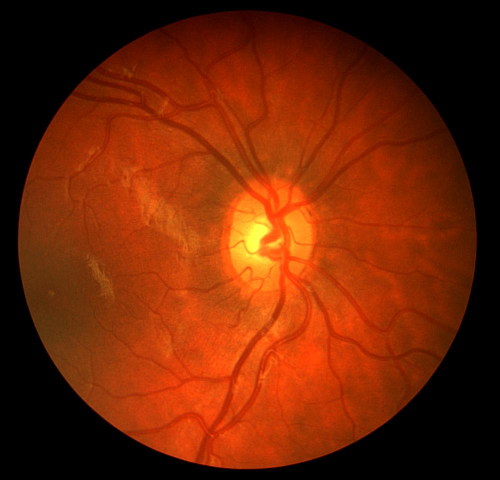
%> input picture central-system/backend/ml-pipeline/datasets/chasedb1/Image_03R.jpg, 999 x 960 px (shown at 1/2 size)
$ octave --eval "result = claheEnhance(imread('../datasets/chasedb1/Image_03R.jpg'));"   (GNU Octave 9; MATLAB toolbox functions it lacks are replaced by stand-ins)
%> lines starting %> are read from the running program, lines starting %| are printed output that depends on the picture
function outImg = claheEnhance(img, clipLimit)
% CLAHEENHANCE  Apply CLAHE to the L channel of a fundus image.
%
%   outImg = claheEnhance(img)
%   outImg = claheEnhance(img, clipLimit)
%
%   Inputs:
%     img        - HxWx3 uint8 RGB image.
%     clipLimit  - optional CLAHE clip limit in [0,1] (default 0.01).
%                  Lower values = less aggressive contrast enhancement.
%                  0.01 is conservative for fundus images — the retinal
%                  vasculature has genuine low-contrast regions that should
%                  not be over-enhanced.
%
%   Output:
%     outImg - HxWx3 uint8 RGB image, contrast-enhanced.
%
%   Why LAB and not direct RGB/greyscale CLAHE:
%     Applying CLAHE to RGB channels independently shifts hue and
%     introduces colour artefacts.  LAB separates luminance (L) from
%     chrominance (A, B), so CLAHE on L alone preserves the original
%     fundus colour — important for lesion-colour cues used by both
%     the grading CNN and the ophthalmologist reviewer.

if nargin < 2 || isempty(clipLimit)
    clipLimit = 0.01;
end

% Step 1 — convert to LAB colour space
labImg = rgb2lab(img);
%> labImg: size 960x999x3 double; mean of channels 1, 2, 3 26.6, 29.5, 32.5

% Step 2 — extract L channel and normalise to [0,1] for adapthisteq
%   LAB L channel range is [0, 100]; adapthisteq expects [0,1].
L = labImg(:,:,1) / 100;
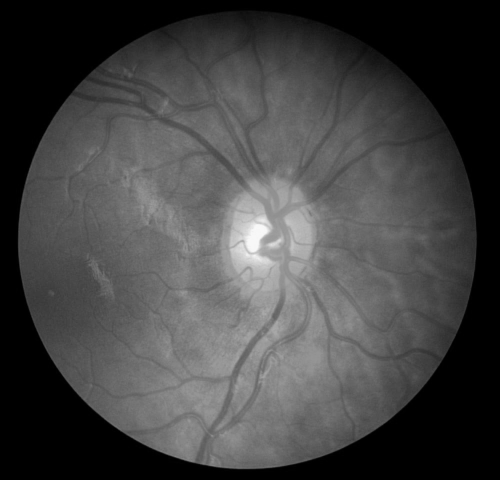
%> L: size 960x999 double (shown at 1/2 size); min 0, max 0.974, mean 0.266

% Step 3 — CLAHE on L channel only
L_enhanced = adapthisteq(L, 'ClipLimit', clipLimit);
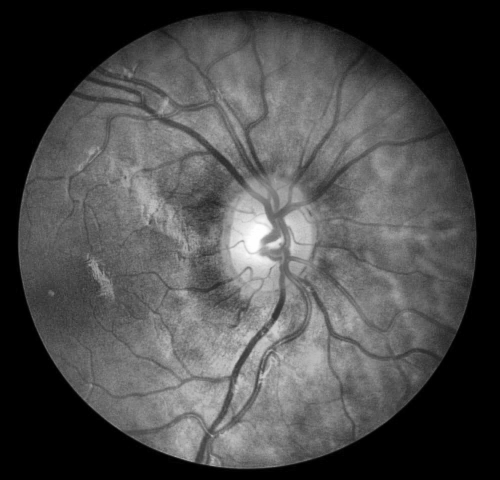
%> L_enhanced: size 960x999 double (shown at 1/2 size); min 0, max 1, mean 0.297

% Step 4 — put enhanced L back and convert to RGB
labImg(:,:,1) = L_enhanced * 100;
%> labImg: size 960x999x3 double; mean of channels 1, 2, 3 29.7, 29.5, 32.5
outImg = lab2rgb(labImg);
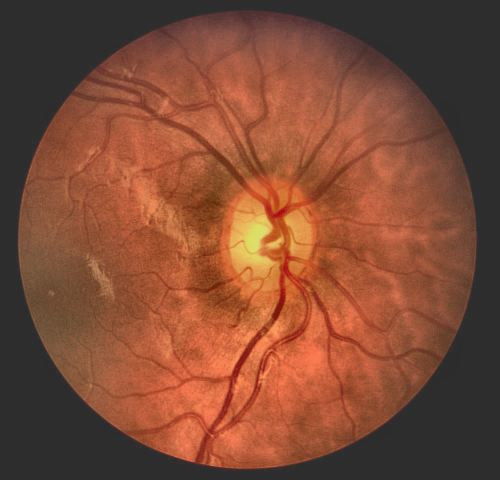
%> outImg: size 960x999x3 double (shown at 1/2 size); mean R, G, B 0.479, 0.177, 0.0546; drawn with min black and max white

% Step 5 — clamp and convert to uint8
outImg = uint8(max(0, min(255, outImg * 255)));
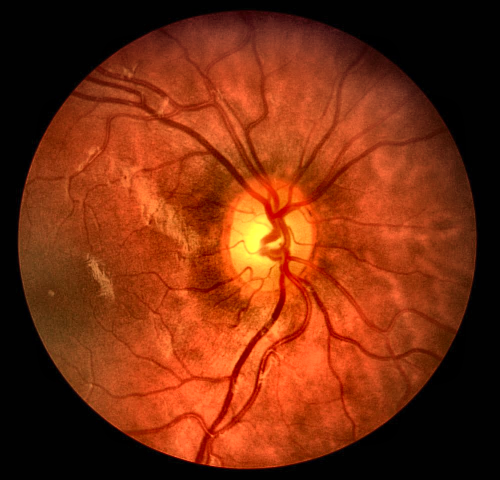
%> outImg: size 960x999x3 uint8 (shown at 1/2 size); mean R, G, B 121.3, 45.4, 15

end
